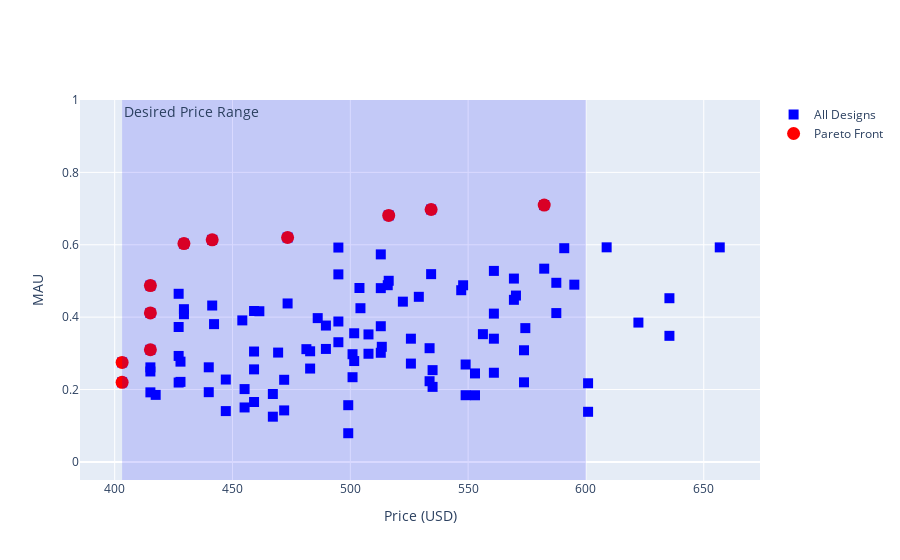

Notebook code for this chart:
### Code cell
# see the tradespace
# uav_td.td.plot_tradespace_plotly('price', 'MAU')
uav_td.plot_price_vs_mau()

### Figure 1 — Plotly figure (JSON) as saved in the notebook; plotly's stock layout.template omitted (floating-point values rounded to 4 significant figures)
{"data": [{"hovertemplate": "<b>%{text}</b><br>%{yaxis.title.text}: %{y}<br>%{xaxis.title.text}: %{x}<extra></extra>", "marker": {"color": "blue", "size": 10, "symbol": "square"}, "mode": "markers", "name": "All Designs", "text": ["ID: 0", "ID: 1", "ID: 2", "ID: 3", "ID: 4", "ID: 5", "ID: 6", "ID: 7", "ID: 8", "ID: 9", "ID: 10", "ID: 11", "ID: 12", "ID: 13", "ID: 14", "ID: 15", "ID: 16", "ID: 17", "ID: 18", "ID: 19", "ID: 20", "ID: 21", "ID: 22", "ID: 23", "ID: 24", "ID: 25", "ID: 26", "ID: 27", "ID: 28", "ID: 29", "ID: 30", "ID: 31", "ID: 32", "ID: 33", "ID: 34", "ID: 35", "ID: 36", "ID: 37", "ID: 38", "ID: 39", "ID: 40", "ID: 41", "ID: 42", "ID: 43", "ID: 44", "ID: 45", "ID: 46", "ID: 47", "ID: 48", "ID: 49", "ID: 50", "ID: 51", "ID: 52", "ID: 53", "ID: 54", "ID: 55", "ID: 56", "ID: 57", "ID: 58", "ID: 59", "ID: 60", "ID: 61", "ID: 62", "ID: 63", "ID: 64", "ID: 65", "ID: 66", "ID: 67", "ID: 68", "ID: 69", "ID: 70", "ID: 71", "ID: 72", "ID: 73", "ID: 74", "ID: 75", "ID: 76", "ID: 77", "ID: 78", "ID: 79", "ID: 80", "ID: 81", "ID: 82", "ID: 83", "ID: 84", "ID: 85", "ID: 86", "ID: 87", "ID: 88", "ID: 89", "ID: 90", "ID: 91", "ID: 92", "ID: 93", "ID: 94", "ID: 95", "ID: 96", "ID: 97", "ID: 98", "ID: 99", "ID: 100", "ID: 101", "ID: 102", "ID: 103", "ID: 104", "ID: 105", "ID: 106", "ID: 107"], "type": "scatter", "x": [481.4, 574.3, 469.4, 556.3, 513.4, 622.3, 467.1, 552.9, 455.1, 534.9, 499.1, 600.9, 467.1, 552.9, 455.1, 534.9, 499.1, 600.9, 454.2, 547.1, 442.2, 529.1, 486.2, 595.1, 439.9, 525.7, 427.9, 507.7, 471.9, 573.7, 439.9, 525.7, 427.9, 507.7, 471.9, 573.7, 441.4, 534.3, 429.4, 516.3, 473.4, 582.3, 427.1, 512.9, 415.1, 494.9, 459.1, 560.9, 427.1, 512.9, 415.1, 494.9, 459.1, 560.9, 429.4, 522.3, 417.4, 504.3, 461.4, 570.3, 415.1, 500.9, 403.1, 482.9, 447.1, 548.9, 415.1, 500.9, 403.1, 482.9, 447.1, 548.9, 515.9, 608.8, 503.9, 590.8, 547.9, 656.8, 501.6, 587.4, 489.6, 569.4, 533.6, 635.4, 501.6, 587.4, 489.6, 569.4, 533.6, 635.4, 441.4, 534.3, 429.4, 516.3, 473.4, 582.3, 427.1, 512.9, 415.1, 494.9, 459.1, 560.9, 427.1, 512.9, 415.1, 494.9, 459.1, 560.9], "y": [0.3115, 0.3697, 0.3021, 0.353, 0.318, 0.385, 0.1876, 0.2445, 0.2012, 0.2536, 0.1567, 0.2173, 0.1249, 0.1841, 0.1504, 0.2073, 0.07925, 0.1385, 0.391, 0.4744, 0.3807, 0.4562, 0.3973, 0.4898, 0.2614, 0.3405, 0.2771, 0.3523, 0.2269, 0.3085, 0.1927, 0.2717, 0.2211, 0.2988, 0.1423, 0.2199, 0.4321, 0.5188, 0.422, 0.5005, 0.4378, 0.534, 0.2928, 0.3749, 0.3099, 0.388, 0.2557, 0.3405, 0.2193, 0.3016, 0.2499, 0.3307, 0.1655, 0.2464, 0.4081, 0.4428, 0.1852, 0.4247, 0.4163, 0.4596, 0.2612, 0.2975, 0.2749, 0.3056, 0.2276, 0.2691, 0.1922, 0.234, 0.2198, 0.2579, 0.1404, 0.1843, 0.4883, 0.5929, 0.4806, 0.5905, 0.4881, 0.5927, 0.3554, 0.4949, 0.3768, 0.5066, 0.3142, 0.4523, 0.2787, 0.4112, 0.3122, 0.4479, 0.223, 0.3484, 0.6137, 0.6975, 0.6033, 0.681, 0.62, 0.7096, 0.4645, 0.5734, 0.4873, 0.5923, 0.417, 0.5278, 0.3727, 0.4801, 0.4116, 0.5182, 0.305, 0.4098]}, {"hovertemplate": "<b>%{text}</b><br><br>%{xaxis.title.text}: %{x}<br>%{yaxis.title.text}: %{y}<extra></extra>", "marker": {"color": "red", "size": 13}, "mode": "markers", "name": "Pareto Front", "text": ["ID: 44", "ID: 62", "ID: 68", "ID: 90", "ID: 91", "ID: 92", "ID: 93", "ID: 94", "ID: 95", "ID: 98", "ID: 104"], "type": "scatter", "x": [415.1, 403.1, 403.1, 441.4, 534.3, 429.4, 516.3, 473.4, 582.3, 415.1, 415.1], "y": [0.3099, 0.2749, 0.2198, 0.6137, 0.6975, 0.6033, 0.681, 0.62, 0.7096, 0.4873, 0.4116]}], "layout": {"annotations": [{"font": {"size": 14}, "showarrow": false, "text": "Desired Price Range", "x": 403.1, "xanchor": "left", "xref": "x", "y": 1, "yanchor": "top", "yref": "y domain"}], "shapes": [{"fillcolor": "blue", "line": {"width": 0}, "opacity": 0.15, "type": "rect", "x0": 403.1, "x1": 600, "xref": "x", "y0": 0, "y1": 1, "yref": "y domain"}], "showlegend": true, "xaxis": {"title": {"text": "Price (USD)"}}, "yaxis": {"range": [-0.05, 1], "title": {"text": "MAU"}}}}
